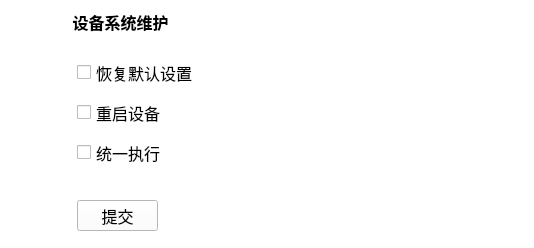
<?xml version="1.0" encoding="UTF-8"?>
<ui version="4.0">
 <class>Pdu_SetSysCmdWid</class>
 <widget class="QWidget" name="Pdu_SetSysCmdWid">
  <property name="geometry">
   <rect>
    <x>0</x>
    <y>0</y>
    <width>534</width>
    <height>248</height>
   </rect>
  </property>
  <property name="windowTitle">
   <string>Form</string>
  </property>
  <layout class="QGridLayout" name="gridLayout">
   <property name="leftMargin">
    <number>0</number>
   </property>
   <property name="topMargin">
    <number>0</number>
   </property>
   <property name="rightMargin">
    <number>0</number>
   </property>
   <property name="bottomMargin">
    <number>0</number>
   </property>
   <item row="0" column="0">
    <widget class="QGroupBox" name="groupBox">
     <property name="font">
      <font>
       <family>微软雅黑</family>
       <pointsize>12</pointsize>
      </font>
     </property>
     <property name="styleSheet">
      <string notr="true">QGroupBox {
	background-color: rgb(255, 255, 255);
	border-width:2px;	
	border-style:solid; 
	border-color:white
;  	
}</string>
     </property>
     <property name="title">
      <string/>
     </property>
     <widget class="QPushButton" name="saveBtn">
      <property name="geometry">
       <rect>
        <x>77</x>
        <y>200</y>
        <width>81</width>
        <height>31</height>
       </rect>
      </property>
      <property name="palette">
       <palette>
        <active>
         <colorrole role="WindowText">
          <brush brushstyle="SolidPattern">
           <color alpha="255">
            <red>0</red>
            <green>0</green>
            <blue>0</blue>
           </color>
          </brush>
         </colorrole>
         <colorrole role="Button">
          <brush brushstyle="SolidPattern">
           <color alpha="255">
            <red>255</red>
            <green>255</green>
            <blue>255</blue>
           </color>
          </brush>
         </colorrole>
         <colorrole role="Light">
          <brush brushstyle="SolidPattern">
           <color alpha="255">
            <red>255</red>
            <green>255</green>
            <blue>255</blue>
           </color>
          </brush>
         </colorrole>
         <colorrole role="Midlight">
          <brush brushstyle="SolidPattern">
           <color alpha="255">
            <red>255</red>
            <green>255</green>
            <blue>255</blue>
           </color>
          </brush>
         </colorrole>
         <colorrole role="Dark">
          <brush brushstyle="SolidPattern">
           <color alpha="255">
            <red>127</red>
            <green>127</green>
            <blue>127</blue>
           </color>
          </brush>
         </colorrole>
         <colorrole role="Mid">
          <brush brushstyle="SolidPattern">
           <color alpha="255">
            <red>170</red>
            <green>170</green>
            <blue>170</blue>
           </color>
          </brush>
         </colorrole>
         <colorrole role="Text">
          <brush brushstyle="SolidPattern">
           <color alpha="255">
            <red>0</red>
            <green>0</green>
            <blue>0</blue>
           </color>
          </brush>
         </colorrole>
         <colorrole role="BrightText">
          <brush brushstyle="SolidPattern">
           <color alpha="255">
            <red>255</red>
            <green>255</green>
            <blue>255</blue>
           </color>
          </brush>
         </colorrole>
         <colorrole role="ButtonText">
          <brush brushstyle="SolidPattern">
           <color alpha="255">
            <red>0</red>
            <green>0</green>
            <blue>0</blue>
           </color>
          </brush>
         </colorrole>
         <colorrole role="Base">
          <brush brushstyle="SolidPattern">
           <color alpha="255">
            <red>255</red>
            <green>255</green>
            <blue>255</blue>
           </color>
          </brush>
         </colorrole>
         <colorrole role="Window">
          <brush brushstyle="SolidPattern">
           <color alpha="255">
            <red>255</red>
            <green>255</green>
            <blue>255</blue>
           </color>
          </brush>
         </colorrole>
         <colorrole role="Shadow">
          <brush brushstyle="SolidPattern">
           <color alpha="255">
            <red>0</red>
            <green>0</green>
            <blue>0</blue>
           </color>
          </brush>
         </colorrole>
         <colorrole role="AlternateBase">
          <brush brushstyle="SolidPattern">
           <color alpha="255">
            <red>255</red>
            <green>255</green>
            <blue>255</blue>
           </color>
          </brush>
         </colorrole>
         <colorrole role="ToolTipBase">
          <brush brushstyle="SolidPattern">
           <color alpha="255">
            <red>255</red>
            <green>255</green>
            <blue>220</blue>
           </color>
          </brush>
         </colorrole>
         <colorrole role="ToolTipText">
          <brush brushstyle="SolidPattern">
           <color alpha="255">
            <red>0</red>
            <green>0</green>
            <blue>0</blue>
           </color>
          </brush>
         </colorrole>
        </active>
        <inactive>
         <colorrole role="WindowText">
          <brush brushstyle="SolidPattern">
           <color alpha="255">
            <red>0</red>
            <green>0</green>
            <blue>0</blue>
           </color>
          </brush>
         </colorrole>
         <colorrole role="Button">
          <brush brushstyle="SolidPattern">
           <color alpha="255">
            <red>255</red>
            <green>255</green>
            <blue>255</blue>
           </color>
          </brush>
         </colorrole>
         <colorrole role="Light">
          <brush brushstyle="SolidPattern">
           <color alpha="255">
            <red>255</red>
            <green>255</green>
            <blue>255</blue>
           </color>
          </brush>
         </colorrole>
         <colorrole role="Midlight">
          <brush brushstyle="SolidPattern">
           <color alpha="255">
            <red>255</red>
            <green>255</green>
            <blue>255</blue>
           </color>
          </brush>
         </colorrole>
         <colorrole role="Dark">
          <brush brushstyle="SolidPattern">
           <color alpha="255">
            <red>127</red>
            <green>127</green>
            <blue>127</blue>
           </color>
          </brush>
         </colorrole>
         <colorrole role="Mid">
          <brush brushstyle="SolidPattern">
           <color alpha="255">
            <red>170</red>
            <green>170</green>
            <blue>170</blue>
           </color>
          </brush>
         </colorrole>
         <colorrole role="Text">
          <brush brushstyle="SolidPattern">
           <color alpha="255">
            <red>0</red>
            <green>0</green>
            <blue>0</blue>
           </color>
          </brush>
         </colorrole>
         <colorrole role="BrightText">
          <brush brushstyle="SolidPattern">
           <color alpha="255">
            <red>255</red>
            <green>255</green>
            <blue>255</blue>
           </color>
          </brush>
         </colorrole>
         <colorrole role="ButtonText">
          <brush brushstyle="SolidPattern">
           <color alpha="255">
            <red>0</red>
            <green>0</green>
            <blue>0</blue>
           </color>
          </brush>
         </colorrole>
         <colorrole role="Base">
          <brush brushstyle="SolidPattern">
           <color alpha="255">
            <red>255</red>
            <green>255</green>
            <blue>255</blue>
           </color>
          </brush>
         </colorrole>
         <colorrole role="Window">
          <brush brushstyle="SolidPattern">
           <color alpha="255">
            <red>255</red>
            <green>255</green>
            <blue>255</blue>
           </color>
          </brush>
         </colorrole>
         <colorrole role="Shadow">
          <brush brushstyle="SolidPattern">
           <color alpha="255">
            <red>0</red>
            <green>0</green>
            <blue>0</blue>
           </color>
          </brush>
         </colorrole>
         <colorrole role="AlternateBase">
          <brush brushstyle="SolidPattern">
           <color alpha="255">
            <red>255</red>
            <green>255</green>
            <blue>255</blue>
           </color>
          </brush>
         </colorrole>
         <colorrole role="ToolTipBase">
          <brush brushstyle="SolidPattern">
           <color alpha="255">
            <red>255</red>
            <green>255</green>
            <blue>220</blue>
           </color>
          </brush>
         </colorrole>
         <colorrole role="ToolTipText">
          <brush brushstyle="SolidPattern">
           <color alpha="255">
            <red>0</red>
            <green>0</green>
            <blue>0</blue>
           </color>
          </brush>
         </colorrole>
        </inactive>
        <disabled>
         <colorrole role="WindowText">
          <brush brushstyle="SolidPattern">
           <color alpha="255">
            <red>127</red>
            <green>127</green>
            <blue>127</blue>
           </color>
          </brush>
         </colorrole>
         <colorrole role="Button">
          <brush brushstyle="SolidPattern">
           <color alpha="255">
            <red>255</red>
            <green>255</green>
            <blue>255</blue>
           </color>
          </brush>
         </colorrole>
         <colorrole role="Light">
          <brush brushstyle="SolidPattern">
           <color alpha="255">
            <red>255</red>
            <green>255</green>
            <blue>255</blue>
           </color>
          </brush>
         </colorrole>
         <colorrole role="Midlight">
          <brush brushstyle="SolidPattern">
           <color alpha="255">
            <red>255</red>
            <green>255</green>
            <blue>255</blue>
           </color>
          </brush>
         </colorrole>
         <colorrole role="Dark">
          <brush brushstyle="SolidPattern">
           <color alpha="255">
            <red>127</red>
            <green>127</green>
            <blue>127</blue>
           </color>
          </brush>
         </colorrole>
         <colorrole role="Mid">
          <brush brushstyle="SolidPattern">
           <color alpha="255">
            <red>170</red>
            <green>170</green>
            <blue>170</blue>
           </color>
          </brush>
         </colorrole>
         <colorrole role="Text">
          <brush brushstyle="SolidPattern">
           <color alpha="255">
            <red>127</red>
            <green>127</green>
            <blue>127</blue>
           </color>
          </brush>
         </colorrole>
         <colorrole role="BrightText">
          <brush brushstyle="SolidPattern">
           <color alpha="255">
            <red>255</red>
            <green>255</green>
            <blue>255</blue>
           </color>
          </brush>
         </colorrole>
         <colorrole role="ButtonText">
          <brush brushstyle="SolidPattern">
           <color alpha="255">
            <red>127</red>
            <green>127</green>
            <blue>127</blue>
           </color>
          </brush>
         </colorrole>
         <colorrole role="Base">
          <brush brushstyle="SolidPattern">
           <color alpha="255">
            <red>255</red>
            <green>255</green>
            <blue>255</blue>
           </color>
          </brush>
         </colorrole>
         <colorrole role="Window">
          <brush brushstyle="SolidPattern">
           <color alpha="255">
            <red>255</red>
            <green>255</green>
            <blue>255</blue>
           </color>
          </brush>
         </colorrole>
         <colorrole role="Shadow">
          <brush brushstyle="SolidPattern">
           <color alpha="255">
            <red>0</red>
            <green>0</green>
            <blue>0</blue>
           </color>
          </brush>
         </colorrole>
         <colorrole role="AlternateBase">
          <brush brushstyle="SolidPattern">
           <color alpha="255">
            <red>255</red>
            <green>255</green>
            <blue>255</blue>
           </color>
          </brush>
         </colorrole>
         <colorrole role="ToolTipBase">
          <brush brushstyle="SolidPattern">
           <color alpha="255">
            <red>255</red>
            <green>255</green>
            <blue>220</blue>
           </color>
          </brush>
         </colorrole>
         <colorrole role="ToolTipText">
          <brush brushstyle="SolidPattern">
           <color alpha="255">
            <red>0</red>
            <green>0</green>
            <blue>0</blue>
           </color>
          </brush>
         </colorrole>
        </disabled>
       </palette>
      </property>
      <property name="font">
       <font>
        <family>微软雅黑</family>
        <pointsize>12</pointsize>
       </font>
      </property>
      <property name="styleSheet">
       <string notr="true"/>
      </property>
      <property name="text">
       <string>提交</string>
      </property>
     </widget>
     <widget class="QCheckBox" name="wholeCheckBox">
      <property name="geometry">
       <rect>
        <x>77</x>
        <y>140</y>
        <width>141</width>
        <height>25</height>
       </rect>
      </property>
      <property name="font">
       <font>
        <family>微软雅黑</family>
        <pointsize>12</pointsize>
       </font>
      </property>
      <property name="text">
       <string>统一执行</string>
      </property>
     </widget>
     <widget class="QCheckBox" name="defaultCheckBox">
      <property name="geometry">
       <rect>
        <x>77</x>
        <y>60</y>
        <width>140</width>
        <height>25</height>
       </rect>
      </property>
      <property name="font">
       <font>
        <family>微软雅黑</family>
        <pointsize>12</pointsize>
       </font>
      </property>
      <property name="text">
       <string>恢复默认设置</string>
      </property>
     </widget>
     <widget class="QCheckBox" name="resCheckBox">
      <property name="geometry">
       <rect>
        <x>77</x>
        <y>100</y>
        <width>140</width>
        <height>25</height>
       </rect>
      </property>
      <property name="font">
       <font>
        <family>微软雅黑</family>
        <pointsize>12</pointsize>
       </font>
      </property>
      <property name="text">
       <string>重启设备</string>
      </property>
     </widget>
     <widget class="QLabel" name="label_4">
      <property name="geometry">
       <rect>
        <x>10</x>
        <y>10</y>
        <width>221</width>
        <height>25</height>
       </rect>
      </property>
      <property name="minimumSize">
       <size>
        <width>140</width>
        <height>0</height>
       </size>
      </property>
      <property name="maximumSize">
       <size>
        <width>16777215</width>
        <height>25</height>
       </size>
      </property>
      <property name="font">
       <font>
        <family>微软雅黑</family>
        <pointsize>12</pointsize>
       </font>
      </property>
      <property name="styleSheet">
       <string notr="true"/>
      </property>
      <property name="text">
       <string>&lt;html&gt;&lt;head/&gt;&lt;body&gt;&lt;p align=&quot;center&quot;&gt;&lt;span style=&quot; font-weight:600; color:#000000;&quot;&gt;设备系统维护&lt;/span&gt;&lt;/p&gt;&lt;/body&gt;&lt;/html&gt;</string>
      </property>
      <property name="alignment">
       <set>Qt::AlignLeading|Qt::AlignLeft|Qt::AlignVCenter</set>
      </property>
     </widget>
    </widget>
   </item>
  </layout>
 </widget>
 <tabstops>
  <tabstop>saveBtn</tabstop>
  <tabstop>defaultCheckBox</tabstop>
  <tabstop>resCheckBox</tabstop>
  <tabstop>wholeCheckBox</tabstop>
 </tabstops>
 <resources/>
 <connections/>
</ui>
